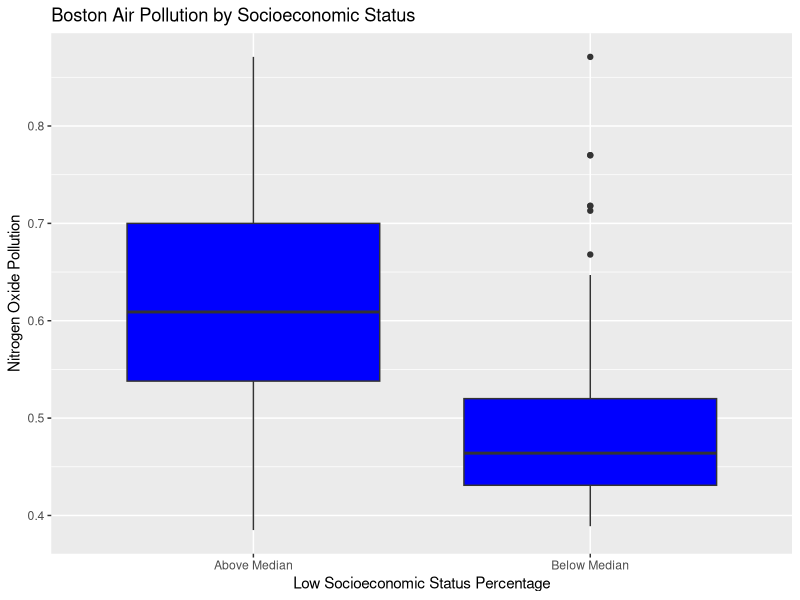

Here is the R script that generated this plot:
#load libraries
library(MASS)
library(ggplot2)

#assign the Boston data set to df
df = Boston

#create a column that shows whether the low socioeconomic status
#percentage is below or above the median
df$lstat.med = ifelse(df$lstat > median(df$lstat), "Above Median",
                      "Below Median")

#make a box plot of the air pollution by socioeconomic status
ggplot(df)+
  geom_boxplot(aes(x = lstat.med, y = nox), fill = "blue") +
  labs(x = "Low Socioeconomic Status Percentage", 
       y = "Nitrogen Oxide Pollution",
       title = "Boston Air Pollution by Socioeconomic Status")

#compare mean air pollution by socioeconomic status category of 
#below or above median
mean(df$nox[df$lstat.med == "Above Median"])
mean(df$nox[df$lstat.med == "Below Median"])

#conduct t-test of the two groups
t.test(nox ~ lstat.med, data = df)
#t test is highly significant